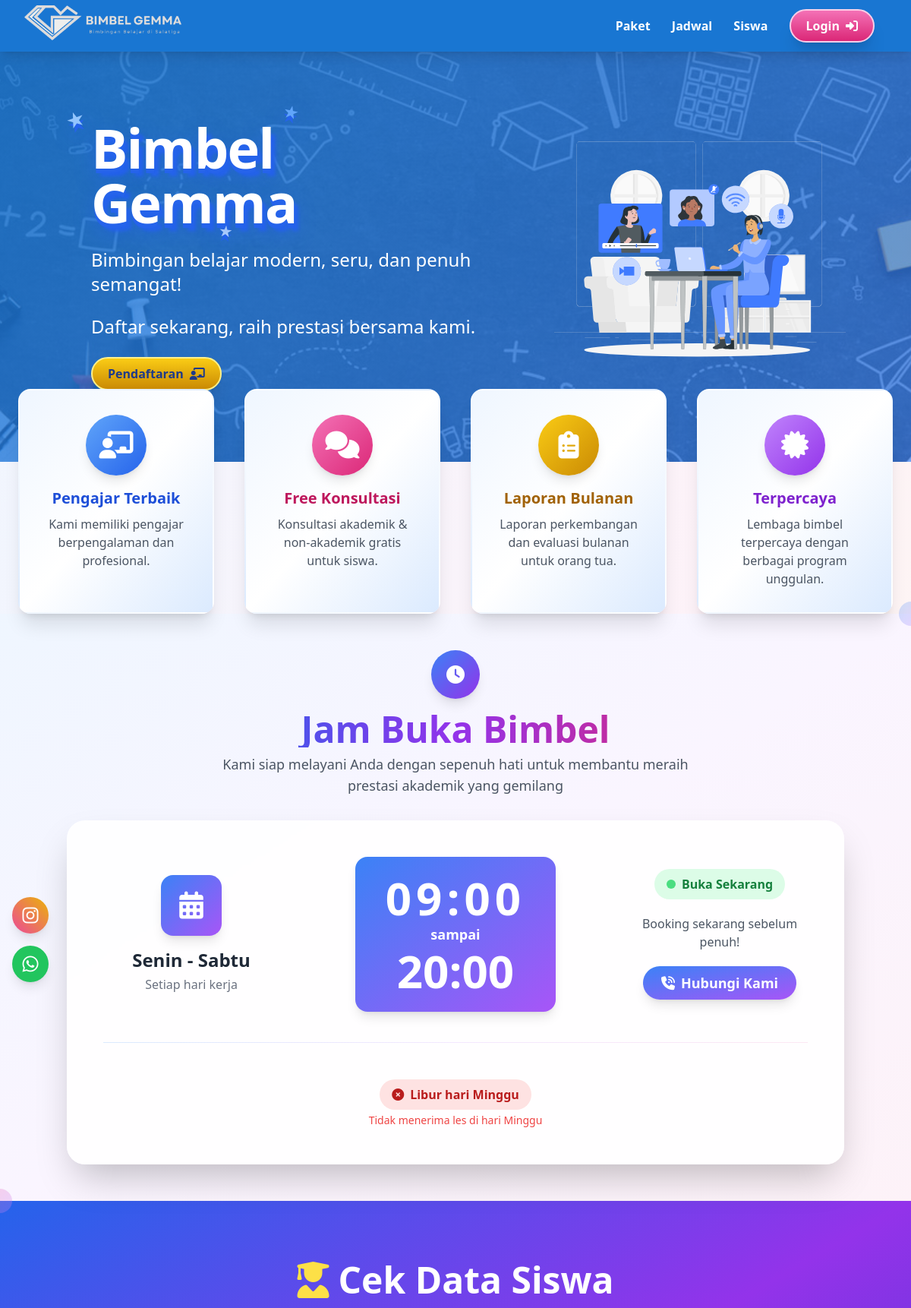
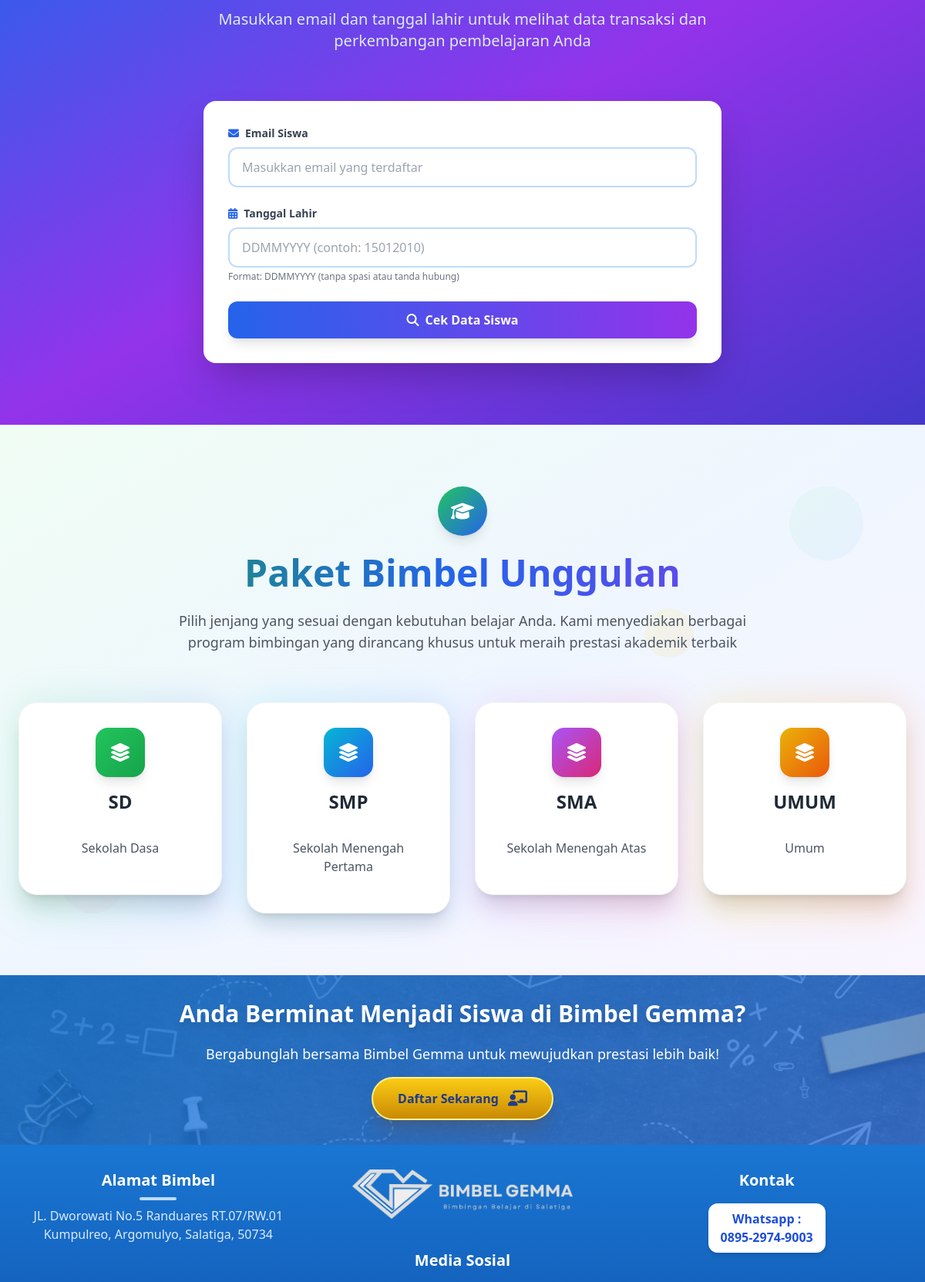
The page / (upper part) on the database its author committed (2 pictures, top to bottom).
### tables this page shows
CREATE TABLE `tb_profile` (
  `id` int(11) NOT NULL,
  `nama` varchar(100) NOT NULL,
  `keterangan` varchar(225) NOT NULL,
  `alamat` varchar(255) NOT NULL,
  `email` varchar(100) NOT NULL,
  `wa` varchar(20) NOT NULL,
  `ig` varchar(50) NOT NULL,
  `logo1` varchar(100) NOT NULL,
  `logo2` varchar(100) NOT NULL,
  `tanggal` timestamp NOT NULL DEFAULT current_timestamp() ON UPDATE current_timestamp()
);

CREATE TABLE `tb_fasilitas` (
  `id` int(11) NOT NULL,
  `nama` varchar(50) NOT NULL,
  `keterangan` varchar(255) NOT NULL,
  `ikon` varchar(50) NOT NULL,
  `tanggal` timestamp NOT NULL DEFAULT current_timestamp() ON UPDATE current_timestamp()
);

CREATE TABLE `tb_jadwal` (
  `id` int(11) NOT NULL,
  `hari` varchar(20) NOT NULL,
  `buka` time NOT NULL,
  `tutup` time NOT NULL,
  `tanggal` timestamp NOT NULL DEFAULT current_timestamp() ON UPDATE current_timestamp()
);

CREATE TABLE `tb_jenjang` (
  `id` int(11) NOT NULL,
  `nama` varchar(100) NOT NULL,
  `keterangan` varchar(255) NOT NULL,
  `tanggal` timestamp NOT NULL DEFAULT current_timestamp() ON UPDATE current_timestamp()
);

### index.php (the view, shortened to what the rows shown need)
<?php include "includes/header.php"; ?>
<?php
include 'api/db.php';
$fasilitas = [];
$icon_bg = [
  'from-blue-400 to-blue-600 text-white',
  'from-pink-400 to-pink-600 text-white',
  'from-yellow-400 to-yellow-600 text-white',
  'from-purple-400 to-purple-600 text-white',
  'from-green-400 to-green-600 text-white',
  'from-cyan-400 to-cyan-600 text-white',
  'from-orange-400 to-orange-600 text-white',
  'from-red-400 to-red-600 text-white',
];
$text_color = [
  'text-blue-700 group-hover:text-blue-900',
  'text-pink-700 group-hover:text-pink-900',
  'text-yellow-700 group-hover:text-yellow-900',
  'text-purple-700 group-hover:text-purple-900',
  'text-green-700 group-hover:text-green-900',
  'text-cyan-700 group-hover:text-cyan-900',
  'text-orange-700 group-hover:text-orange-900',
  'text-red-700 group-hover:text-red-900',
];
$border_hover = [
  'hover:border-blue-400',
  'hover:border-pink-400',
  'hover:border-yellow-400',
  'hover:border-purple-400',
  'hover:border-green-400',
  'hover:border-cyan-400',
  'hover:border-orange-400',
  'hover:border-red-400',
];
try {
  $stmt = $pdo->query('SELECT nama, keterangan, ikon FROM tb_fasilitas ORDER BY id ASC');
  $fasilitas = $stmt->fetchAll(PDO::FETCH_ASSOC);
} catch (Exception $e) {
  error_log($e->getMessage());
}
$jadwal = [];
try {
  $stmt = $pdo->query('SELECT hari, buka, tutup FROM tb_jadwal ORDER BY FIELD(hari, "Senin", "Selasa", "Rabu", "Kamis", "Jumat", "Sabtu", "Minggu")');
  $jadwal = $stmt->fetchAll(PDO::FETCH_ASSOC);
} catch (Exception $e) {}
$card_gradients = [
  ['from-green-400 to-blue-500', 'from-green-500 to-green-600'],
  ['from-cyan-400 to-blue-500', 'from-cyan-500 to-blue-600'],
  ['from-purple-400 to-pink-500', 'from-purple-500 to-pink-600'],
  ['from-yellow-400 to-orange-500', 'from-yellow-500 to-orange-600'],
  ['from-pink-400 to-red-500', 'from-pink-500 to-red-600'],
  ['from-blue-400 to-indigo-500', 'from-blue-500 to-indigo-600'],
  ['from-orange-400 to-yellow-500', 'from-orange-500 to-yellow-600'],
  ['from-teal-400 to-cyan-500', 'from-teal-500 to-cyan-600'],
];
$jenjangs = [];
try {
  $stmt = $pdo->query('SELECT nama, keterangan FROM tb_jenjang ORDER BY id ASC');
  $jenjangs = $stmt->fetchAll(PDO::FETCH_ASSOC);
} catch (Exception $e) {}
?>
    <section id="hero" class="relative py-20 px-6 flex flex-col md:flex-row items-center gap-10 overflow-hidden bg-gradient-to-br from-blue-700 via-blue-500 to-blue-300 text-white" style="min-height: 480px;">
        <div class="relative flex-1 space-y-6 z-10 pl-24">
            <h1 class="relative text-5xl md:text-7xl font-extrabold text-white tracking-tight mb-2" style="text-shadow: 0 6px 0 #2563eb, 0 12px 24px #2563eb99;">
                <span class="absolute inset-0 z-0 select-none" aria-hidden="true" style="color:#2563eb; filter: blur(2px); transform: translate(6px,10px); text-shadow:none;"><?= htmlspecialchars($profile['nama']) ?></span>
                <span class="relative z-10"><?= htmlspecialchars($profile['nama']) ?></span>
                <span class="absolute -top-4 -left-8 text-blue-300 text-2xl rotate-[-20deg]">★</span>
                <span class="absolute -top-6 left-1/2 text-blue-400 text-xl rotate-12">★</span>
                <span class="absolute -bottom-4 left-1/3 text-blue-200 text-lg rotate-6">★</span>
            </h1>
            <p class="text-xl md:text-2xl"><?= htmlspecialchars($profile['keterangan']) ?></p>
            <p class="text-xl md:text-2xl">Daftar sekarang, raih prestasi bersama kami.</p>
            <a href="daftar.php" class="px-5 py-2 bg-gradient-to-b from-yellow-400 to-yellow-600 text-blue-900 font-extrabold rounded-full border-2 border-yellow-200 shadow-xl transition inline-flex items-center gap-2 hover:scale-105 focus:scale-105">
              <span>Pendaftaran</span>
              <i class="fa-solid fa-chalkboard-user text-base"></i>
            </a>
        </div>
    </section>
    <div class="relative z-30 max-w-6xl mx-auto -mt-24">
        <div class="grid grid-cols-1 md:grid-cols-4 gap-10">
            <?php foreach($fasilitas as $i => $f): ?>
            <?php $bg = $icon_bg[$i % count($icon_bg)]; $txt = $text_color[$i % count($text_color)]; $bord = $border_hover[$i % count($border_hover)]; ?>
            <div class="bg-gradient-to-br from-blue-50 via-white to-blue-100 rounded-2xl shadow-xl p-8 flex flex-col items-center transition transform hover:scale-105 hover:shadow-2xl <?= $bord ?> border-2 border-transparent group">
                <div class="w-20 h-20 flex items-center justify-center rounded-full bg-gradient-to-br <?= $bg ?> mb-4 shadow-lg animate-bounce-slow">
                    <i class="fa-solid <?= htmlspecialchars($f['ikon']) ?> text-4xl"></i>
                </div>
                <h3 class="font-extrabold text-xl mb-2 <?= $txt ?> transition"><?= htmlspecialchars($f['nama']) ?></h3>
                <p class="text-gray-600 text-center"><?= htmlspecialchars($f['keterangan']) ?></p>
            </div>
            <?php endforeach; ?>
        </div>
    </div>
<?php
$jam_buka = '';
$jam_tutup = '';
foreach ($jadwal as $j) {
    if ($j['hari'] !== 'Minggu' && $j['buka'] != '00:00:00' && $j['tutup'] != '00:00:00') {
        $jam_buka = $j['buka'];
        $jam_tutup = $j['tutup'];
    }
}
$wa = isset($profile['wa']) ? $profile['wa'] : '';
$wa_link = $wa;
if (strpos($wa, '08') === 0) {
    $wa_link = '62' . substr($wa, 1);
}
$wa_link = preg_replace('/[^0-9]/', '', $wa_link);
?>
<section id="jadwal" class="relative py-12 px-2 md:px-0 flex flex-col items-center justify-center min-h-[340px] bg-gradient-to-br from-blue-50 via-purple-50 to-pink-50">
  <div class="text-center mb-8">
    <h2 class="text-4xl md:text-5xl font-extrabold mb-2 bg-gradient-to-r from-blue-600 via-purple-600 to-pink-600 bg-clip-text text-transparent">
    </h2>
  </div>
  <div class="relative w-full max-w-5xl mx-auto rounded-3xl shadow-2xl bg-white/90 p-6 md:p-12 flex flex-col gap-8" style="backdrop-filter: blur(2px);">
    <div class="flex flex-col md:flex-row items-center gap-8 md:gap-0">
      <div class="flex-1 flex flex-col items-center justify-center">
        <div class="bg-gradient-to-br from-blue-500 to-purple-500 rounded-2xl shadow-lg px-10 py-6 flex flex-col items-center justify-center">
          <div class="text-5xl md:text-6xl font-extrabold text-white mb-1 tracking-widest"><?php echo date('H:i', strtotime($jam_buka)); ?></div>
          <div class="text-white text-lg font-semibold mb-1">sampai</div>
          <div class="text-5xl md:text-6xl font-extrabold text-white"><?php echo date('H:i', strtotime($jam_tutup)); ?></div>
        </div>
      </div>
    </div>
  </div>
</section>
    <section id="promo" class="py-20 bg-gradient-to-br from-blue-600 via-purple-600 to-indigo-700">
        <div class="max-w-6xl mx-auto px-6">
            <div class="text-center mb-16">
                <h2 class="text-4xl md:text-5xl font-extrabold text-white mb-6 flex items-center justify-center gap-3">
                    <i class="fa-solid fa-user-graduate text-yellow-300"></i>
                    Cek Data Siswa
                </h2>
            </div>
        </div>
    </section>
    <section id="paket" class="relative py-20 px-6 overflow-hidden">
        <div class="relative z-10 max-w-6xl mx-auto">
            <div class="text-center mb-16">
                <h2 class="text-4xl md:text-5xl font-extrabold mb-4 bg-gradient-to-r from-green-600 via-blue-600 to-purple-600 bg-clip-text text-transparent leading-normal pb-2">
                </h2>
            </div>
            <div class="grid grid-cols-1 md:grid-cols-2 lg:grid-cols-4 gap-8">
              <?php $card_idx = 0; foreach($jenjangs as $j): $grad = $card_gradients[$card_idx % count($card_gradients)]; $bg_card = $grad[0]; $bg_icon = $grad[1]; $card_idx++; ?>
                <div class="relative group">
                  <div class="relative bg-white rounded-3xl shadow-xl p-8 border border-gray-100 transform group-hover:scale-105 transition-all duration-300">
                    <div class="text-center mb-8">
                      <div class="inline-flex items-center justify-center w-16 h-16 bg-gradient-to-br <?= $bg_icon ?> rounded-2xl mb-4 shadow-lg transition-all duration-300 group-hover:scale-110 animate-bounce-slow">
                        <i class="fa-solid fa-layer-group text-white text-2xl"></i>
                      </div>
                      <h3 class="text-2xl font-bold text-gray-800 mb-2"><?php echo htmlspecialchars($j['nama']); ?></h3>
                    </div>
                    <div class="text-center mb-4">
                      <div class="text-gray-600 text-base"><?php echo htmlspecialchars($j['keterangan']); ?></div>
                    </div>
                  </div>
                </div>
              <?php endforeach; ?>
            </div>
        </div>
    </section>
<?php include "includes/footer.php"; ?>

### includes/header.php (shortened to what the rows shown need)
<!DOCTYPE html>
<html lang="id">
<head>
    <script src="https://cdn.tailwindcss.com"></script>
    <link rel="stylesheet" href="https://cdnjs.cloudflare.com/ajax/libs/font-awesome/6.4.0/css/all.min.css">
</head>
<body class="bg-gradient-to-br from-blue-50 via-pink-50 to-yellow-50 min-h-screen text-gray-800">
    <nav id="navbar" class="fixed top-0 left-0 w-full bg-[#1976D2] shadow-lg z-50">
        <div class="max-w-6xl mx-auto flex items-center justify-between px-6 py-3">
            <a href="/" class="flex items-center font-extrabold text-2xl text-white tracking-wide hover:opacity-80 transition">
                <?php
                include_once __DIR__ . '/../api/db.php';
                $profile = [
                  'nama' => 'Bimbel Gemma',
                  'alamat' => '',
                  'ig' => '',
                  'wa' => '',
                  'keterangan' => 'Bimbingan belajar modern, seru, dan penuh semangat!'
                ];
                try {
                  $stmt = $pdo->query('SELECT nama, alamat, ig, wa, keterangan, logo1 FROM tb_profile LIMIT 1');
                  $row = $stmt->fetch(PDO::FETCH_ASSOC);
                  if ($row) {
                    foreach ($profile as $k => $v) {
                      if (!empty($row[$k])) $profile[$k] = $row[$k];
                    }
                    $logo1 = (isset($row['logo1']) && $row['logo1'] && strpos($row['logo1'], '/') === false) ? 'assets/img/' . $row['logo1'] : $row['logo1'];
                  }
                } catch (Exception $e) {}
                ?>
                <img src="<?= htmlspecialchars($logo1) ?>" alt="Logo" class="w-auto h-12 -ml-4 -mt-2 mr-2 object-contain" style="filter: hue-rotate(200deg) saturate(2);">
            </a>
        </div>
    </nav>

### includes/footer.php (shortened to what the rows shown need)
<?php
include_once __DIR__ . '/../api/db.php';
$logo1 = 'assets/img/logo4.png';
try {
  $stmt = $pdo->query('SELECT logo1 FROM tb_profile LIMIT 1');
  $row = $stmt->fetch(PDO::FETCH_ASSOC);
  if ($row && !empty($row['logo1'])) {
    $logo1 = (strpos($row['logo1'], '/') === false) ? 'assets/img/' . $row['logo1'] : $row['logo1'];
  }
} catch (Exception $e) {}
if (!isset($alamat)) {
  $alamat = isset($profile['alamat']) ? $profile['alamat'] : '';
}
?>
    <section id="hero" class="relative py-8 px-6 flex flex-col items-center justify-center overflow-hidden bg-gradient-to-br from-blue-700 via-blue-500 to-blue-300 text-white" style="min-height: 200px;">
        <div class="relative z-10 flex flex-col items-center text-center space-y-4">
            <h2 class="text-2xl md:text-3xl font-extrabold mb-1 drop-shadow-lg">Anda Berminat Menjadi Siswa di Bimbel Gemma?</h2>
        </div>
    </section>
    <section id="footer" class="relative bg-gradient-to-b from-[#1976D2] via-[#1565C0] to-[#0D47A1] text-white pt-8 pb-4 overflow-hidden">
        <div class="max-w-6xl mx-auto flex flex-col items-center gap-8">
            <div class="grid grid-cols-1 md:grid-cols-3 gap-8 w-full">
                <div class="flex flex-col items-center">
                    <div class="font-bold text-xl mb-2">Alamat Bimbel</div>
                    <div class="w-12 h-1 bg-blue-200 rounded-full mb-2"></div>
                    <div class="text-center text-blue-100"><?= htmlspecialchars($alamat) ?></div>
                </div>
                <div class="flex flex-col items-center">
                    <div class="flex flex-col items-center mb-8">
                        <img src="<?= htmlspecialchars($logo1) ?>" alt="Logo" class="w-auto h-16 object-contain mx-auto mb-2">
                    </div>
                </div>
                <div class="flex flex-col items-center">
                    <div class="flex gap-4 mt-2">
                        <div class="bg-white text-blue-700 rounded-xl px-4 py-2 font-bold text-center shadow-md">
                            <div>
                                <a href="https://wa.me/<?= htmlspecialchars($wa_link) ?>" target="_blank" rel="noopener">
                                <?= htmlspecialchars($wa) ?>
                                </a>
                            </div>
                        </div>
                    </div>
                </div>
            </div>
        </div>
    </section>
</body>
</html>

### rows shown on the page
tb_profile: logo1 (picture), nama "Bimbel Gemma", keterangan "Bimbingan belajar modern, seru, dan penuh semangat!", alamat "JL. Dworowati No.5 Randuares RT.07/RW.01 Kumpulreo, Argomulyo, Salatiga, 50734", wa "0895-2974-9003"
tb_fasilitas: nama "Pengajar Terbaik", keterangan "Kami memiliki pengajar berpengalaman dan profesional."
tb_fasilitas: nama "Free Konsultasi", keterangan "Konsultasi akademik & non-akademik gratis untuk siswa."
tb_fasilitas: nama "Laporan Bulanan", keterangan "Laporan perkembangan dan evaluasi bulanan untuk orang tua."
tb_fasilitas: nama "Terpercaya", keterangan "Lembaga bimbel terpercaya dengan berbagai program unggulan."
tb_jadwal: buka "09:00", tutup "20:00"
tb_jenjang: nama "SD", keterangan "Sekolah Dasa"
tb_jenjang: nama "SMP", keterangan "Sekolah Menengah Pertama"
tb_jenjang: nama "SMA", keterangan "Sekolah Menengah Atas"
tb_jenjang: nama "UMUM", keterangan "Umum"

### other values the page prints
$hari_kerja_str "Senin - Sabtu"
